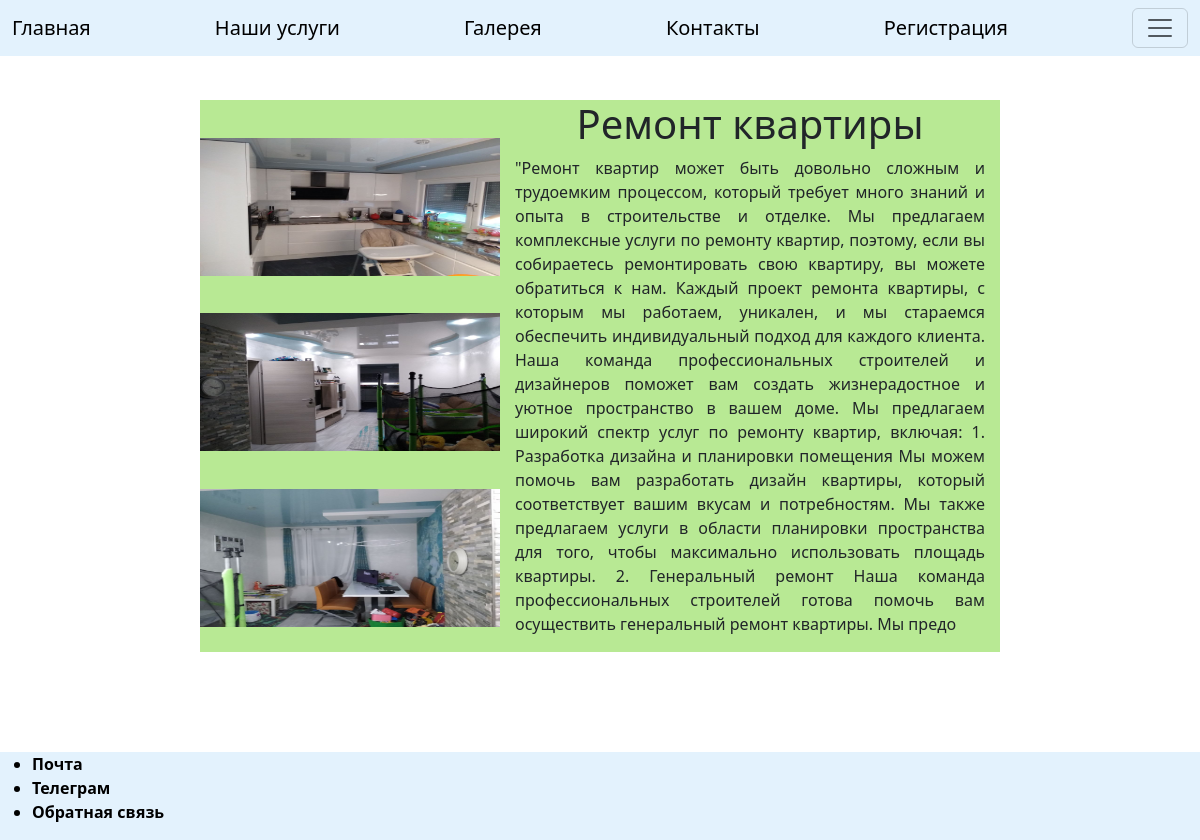
Screenshot of /repair_of_apartments/ with the database file from the repository.
### repair_of_apartments/models.py (models this page shows)
class Apartments(models.Model):
    binding = models.ForeignKey(PhotoOfWorks, on_delete=models.CASCADE, null=True, blank=True)

class ApartmentType(models.Model):
    binding = models.ForeignKey(TypeOfServices, on_delete=models.CASCADE, null=True, blank=True)

### main_1/models.py (models this page shows, shortened)
class PhotoOfWorks(models.Model):  # модель для хранения фотографий выполненных работ
    title = models.CharField(max_length=300)
    image = models.ImageField(upload_to='gallery/')  # в корневой директории создастся папка media в ней создастся
    time = models.DateTimeField(auto_now_add=True)

class TypeOfServices(models.Model):  # модель видов предоставляемых услуг на сайте
    title = models.CharField(max_length=250)  # название предоставляемых услуг
    description = models.TextField(max_length=3000)  # описание предоставляемых услуг
    services_image = models.ForeignKey(PhotoOfWorks, on_delete=models.CASCADE, null=True, blank=True)  # связь с
    company = models.ForeignKey(Company, on_delete=models.CASCADE, null=True, blank=True)

### repair_of_apartments/views.py (the view)
# urls.py: path('repair_of_apartments/', include('repair_of_apartments.urls')),
def repair_of_apartments(request):
    apartment = Apartments.objects.all()[0:3]
    works = ApartmentType.objects.all()
    context = {
        'apartment': apartment,
        'works': works
    }
    return render(request, 'repair_of_apartments/index.html', context)

### repair_of_apartments/templates/repair_of_apartments/index.html (shortened to what this page needs)
<!DOCTYPE html>
{% load static %}
<html lang="en">
<head>
     <link rel="stylesheet" href="{% static 'css/style.css' %}">
    <link rel="stylesheet" href="{% static 'css/style.scss' %}">
    <link rel="stylesheet" href="https://cdn.jsdelivr.net/npm/bootstrap@5.3.0-alpha3/dist/css/bootstrap.min.css">
</head>
<body>
{% block title %}
<nav class="navbar fixed-top" style='background-color: #e3f2fd'>
  <div class="container-fluid">
   <a class="navbar-brand" href="{% url 'index' %}">Главная</a>
    <a class="navbar-brand" href="{% url 'about' %}">Наши услуги</a>
    <a class="navbar-brand" href="{% url 'apartment_gallery' %}">Галерея</a>
    <a class="navbar-brand" href="{% url 'contact' %}">Контакты</a>
      {% if user.is_authenticated%}
    <a class="navbar-brand" href="{% url 'personal_account'  user.id %}">Личный кабинет</a>
      {% else %}
    <a class="navbar-brand" href="{% url 'enter' %}">Регистрация</a>
      {% endif %}
    <button class="navbar-toggler" type="button" data-bs-toggle="offcanvas" data-bs-target="#offcanvasDarkNavbar" aria-controls="offcanvasDarkNavbar" aria-label="Toggle navigation">
      <span class="navbar-toggler-icon"></span>
    </button>
  </div>
</nav>
{% endblock %}
{% block content %}
<div class="content">
        <div class="our_works_wrapper">
            <div class="our_works_img">
                 {% for field in apartment %}
                <img src="{{ field.binding.image.url }}" alt="">
                {% endfor %}
            </div>
            <div class="our_works_wrapper_title">
                <h1>Ремонт квартиры</h1>
                {% for field in works %}
                <p>{{ field.binding.description|slice:'1000' }}</p>
                {% endfor %}
            </div>
        </div>
</div>
{% endblock %}
{% block footer %}
<div class="footer">
    <div class="footer_wrap">
        <ul class="footer_ul">
            <li>Почта</li>
            <li>Телеграм</li>
            <li>Обратная связь</li>
        </ul>
    </div>
</div>
{% endblock %}
</body>
</html>

### main_1/static/css/style.css (style rules this page uses)
* { box-sizing: border-box; }
html, body { width: 100%; margin: 0 auto; padding: 0; background-size: 100%100%; background-repeat: no-repeat; background-image: url("../images/repair.png"); font-family: 'PT Sans', Arial, Verdana; background-color: #a3e293; }
.footer { width: 100%; height: fit-content; background: #e3f2fd; margin-top: 50px; color: #000; font-weight: bold; display: flex; justify-content: space-between; align-items: center; }
.footer_wrap { height: 100%; display: flex; flex-direction: row; justify-content: flex-end; margin-right: 50px; }
.content { display: flex; justify-content: center; align-content: center; margin-top: 50px; }
.our_works_wrapper { width: 800px; height: 100%; display: flex; flex-direction: row; justify-content: space-around; margin-bottom: 50px; background-color: #b8e994; margin-top: 50px; }
.our_works_img { display: flex; flex-direction: column; justify-content: space-evenly; align-content: center; flex-wrap: wrap; }
.our_works_img img { width: 300px; height: 150px; padding-top: 12px; margin-left: 0; }
.our_works_wrapper_title { display: flex; flex-direction: column; align-items: center; text-align: justify; margin-left: 15px; margin-right: 15px; }
body.open, body:after { overflow: hidden }
* { box-sizing: border-box }

### rows the page displays
Apartments: binding.image (picture)
Apartments: binding.image (picture)
Apartments: binding.image (picture)
ApartmentType: binding.description "\"Ремонт квартир может быть довольно сложным и трудоемким процессом, который требует много знаний и опыта в строительстве и отделке. Мы предлагаем комплексные услуги по ремонту квартир, поэтому, если вы собираетесь ремонтировать свою квартиру, вы можете обратиться к нам. Каждый проект ремонта квартиры, с которым мы работаем, уникален, и мы стараемся обеспечить индивидуальный подход для каждого клиента. Наша команда профессиональных строителей и дизайнеров поможет вам создать жизнерадостное и уютное пространство в вашем доме. Мы предлагаем широкий спектр услуг по ремонту квартир, включая: 1. Разработка дизайна и планировки помещения Мы можем помочь вам разработать дизайн квартиры, который…"
